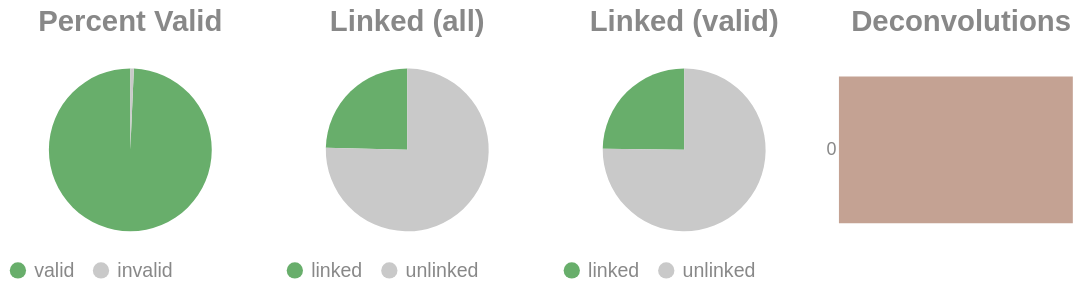

Here is the notebook cell this chart was saved with:
### Code cell
if SKIPLR:
    pass
else:
    clash = Counter()
    for i in valids['molecule'].to_list():
        _mol = i.split("-")
        if len(_mol) == 1:
            clash.update('0')
        else:
            clash.update(_mol[-1])

    _d = {"deconvolutions": [], 'count': []}
    for k,v in clash.items():
        _d['deconvolutions'].append(k)
        _d['count'].append(v)

    tot_valid = valids['reads'].sum()
    mask = valids['reads'] >= 2
    n_linked_reads = valids.filter(mask)['reads'].sum()
    if n_linked_reads == 0:
        print_html("No linked molecules (>=2 reads) were detected; skipping linked-only distributions.")
        SKIPLR = True
    else:
        perc_valid = round(tot_valid / n_reads, 4)
        linked_perc_abs = round(n_linked_reads / n_reads, 4)
        linked_perc = round(n_linked_reads / tot_valid, 4)

    _valid = pl.DataFrame({"valids": ['valid', 'invalid'], "count": [tot_valid, n_reads - tot_valid]})
    _linked_abs = pl.DataFrame({"linked (absolute)": ['linked', 'unlinked'], "count": [n_linked_reads, n_reads - n_linked_reads]})
    _linked_rel = pl.DataFrame({"linked (valids)": ['linked', 'unlinked'], "count": [n_linked_reads, tot_valid - n_linked_reads]})

    (
        alt.hconcat(
            piechart(_valid, goodval = 'valid', title = "Percent Valid"),
            piechart(_linked_abs, goodval = "linked", title =  "Linked (all)"),
            piechart(_linked_rel, goodval = "linked", title =  "Linked (valid)"),
            convolutionbar(pl.DataFrame(_d), title = "Deconvolutions"),
            center = True,
            bounds = 'flush'
        )
        .resolve_scale(color='independent')
        .resolve_legend('independent')
        .properties(usermeta={'embedOptions': {"actions": False}})
    ).display()

### Figure 1 — Vega-Lite specification as saved in the notebook (floating-point values rounded to 4 significant figures)
{"width": "container", "height": 400, "config": {"title": {"anchor": "start", "dy": -15, "fontSize": 18, "color": "#888888", "subtitleColor": "#888888", "subtitleFontSize": 14}, "arc": {"fill": "#0072B2"}, "axis": {"domainColor": "#888888", "domainWidth": 0.5, "gridWidth": 0.2, "grid": false, "titleFontWeight": 400, "titleFontSize": 15, "labelFontSize": 11, "labelColor": "#888888", "tickColor": "#888888", "tickWidth": 0.2, "titleColor": "#888888"}, "axisBand": {"grid": false}, "axisX": {"grid": true, "tickSize": 10, "domainCap": "round"}, "axisY": {"domain": false, "grid": true, "tickSize": 0, "domainCap": "round"}, "background": "transparent", "header": {"labelFontSize": 15, "labelColor": "#888888", "titleFontSize": 15, "titleFontWeight": 600, "titleColor": "#888888"}, "legend": {"labelFont": "sans-serif", "labelFontSize": 12, "labelColor": "#888888", "symbolSize": 100, "symbolType": "circle", "titleFontSize": 12, "titlePadding": 10, "titleColor": "#888888", "title": null}, "range": {"category": ["#E69F00", "#56B4E9", "#009E73", "#F0E442", "#0072B2", "#D55E00", "#CC79A7", "#000000"], "diverging": ["#cfe8f3", "#a2d4ec", "#73bfe2", "#46abdb", "#1696d2", "#12719e"]}, "area": {"fill": "#0072B2", "fillOpacity": 0.7, "line": true, "strokeOpacity": 0.7}, "line": {"color": "#0072B2", "stroke": "#0072B2", "strokeWidth": 2}, "trail": {"color": "#0072B2", "stroke": "#0072B2", "strokeWidth": 0, "size": 1}, "point": {"filled": true, "fillOpacity": 1.0, "size": 95}, "text": {"color": "#888888", "fontSize": 11, "align": "right", "fontWeight": 400, "size": 11}, "bar": {"fill": "#0072B2", "stroke": null}, "view": {"stroke": null, "continuousWidth": 660, "continuousHeight": 400}}, "hconcat": [{"data": {"name": "data-9979baec90fc717c1a2027863605b73d"}, "mark": {"type": "arc"}, "encoding": {"color": {"field": "valids", "legend": {"orient": "bottom", "title": null}, "scale": {"domain": ["valid", "invalid"], "range": ["#68ae6b", "#C9C9C9"]}, "title": "Valids", "type": "nominal"}, "theta": {"field": "count", "type": "quantitative"}, "tooltip": [{"field": "valids", "title": "Valids", "type": "ordinal"}, {"field": "percent", "format": ".2%", "title": "Percent", "type": "quantitative"}, {"field": "count", "title": "Count", "type": "quantitative"}]}, "height": 100, "title": {"text": "Percent Valid", "align": "center", "anchor": "middle"}, "transform": [{"calculate": "datum.count / 11184038", "as": "percent"}], "width": 150}, {"data": {"name": "data-f618714c912b3ab408d753bc37d845a3"}, "mark": {"type": "arc"}, "encoding": {"color": {"field": "linked (absolute)", "legend": {"orient": "bottom", "title": null}, "scale": {"domain": ["linked", "unlinked"], "range": ["#68ae6b", "#C9C9C9"]}, "title": "Linked (Absolute)", "type": "nominal"}, "theta": {"field": "count", "type": "quantitative"}, "tooltip": [{"field": "linked (absolute)", "title": "Linked (Absolute)", "type": "ordinal"}, {"field": "percent", "format": ".2%", "title": "Percent", "type": "quantitative"}, {"field": "count", "title": "Count", "type": "quantitative"}]}, "height": 100, "title": {"text": "Linked (all)", "align": "center", "anchor": "middle"}, "transform": [{"calculate": "datum.count / 11184038", "as": "percent"}], "width": 150}, {"data": {"name": "data-607d3b6e064538ce0d3bceafec7150cf"}, "mark": {"type": "arc"}, "encoding": {"color": {"field": "linked (valids)", "legend": {"orient": "bottom", "title": null}, "scale": {"domain": ["linked", "unlinked"], "range": ["#68ae6b", "#C9C9C9"]}, "title": "Linked (Valids)", "type": "nominal"}, "theta": {"field": "count", "type": "quantitative"}, "tooltip": [{"field": "linked (valids)", "title": "Linked (Valids)", "type": "ordinal"}, {"field": "percent", "format": ".2%", "title": "Percent", "type": "quantitative"}, {"field": "count", "title": "Count", "type": "quantitative"}]}, "height": 100, "title": {"text": "Linked (valid)", "align": "center", "anchor": "middle"}, "transform": [{"calculate": "datum.count / 11106111", "as": "percent"}], "width": 150}, {"data": {"name": "data-57bf394ea38c868d1244aa10124f1fdc"}, "mark": {"type": "bar"}, "encoding": {"color": {"field": "deconvolutions", "legend": null, "scale": {"scheme": "lightgreyred"}, "type": "nominal"}, "tooltip": [{"field": "deconvolutions", "title": "Deconvolutions", "type": "ordinal"}, {"field": "percent", "format": ".2%", "title": "Percent", "type": "quantitative"}, {"field": "count", "title": "Count", "type": "quantitative"}], "x": {"axis": null, "field": "count", "type": "quantitative"}, "y": {"field": "deconvolutions", "sort": "ascending", "title": null, "type": "nominal"}}, "height": 100, "title": {"text": "Deconvolutions", "align": "center", "anchor": "middle"}, "transform": [{"calculate": "datum.count / 9571925", "as": "percent"}], "width": 150}], "bounds": "flush", "center": true, "resolve": {"legend": {"angle": "independent"}, "scale": {"color": "independent"}}, "usermeta": {"embedOptions": {"actions": false}}, "$schema": "https://vega.github.io/schema/vega-lite/v6.1.0.json", "datasets": {"data-9979baec90fc717c1a2027863605b73d": [{"valids": "valid", "count": 11106111}, {"valids": "invalid", "count": 77927}], "data-f618714c912b3ab408d753bc37d845a3": [{"linked (absolute)": "linked", "count": 2750880}, {"linked (absolute)": "unlinked", "count": 8433158}], "data-607d3b6e064538ce0d3bceafec7150cf": [{"linked (valids)": "linked", "count": 2750880}, {"linked (valids)": "unlinked", "count": 8355231}], "data-57bf394ea38c868d1244aa10124f1fdc": [{"deconvolutions": "0", "count": 9571925}]}}
